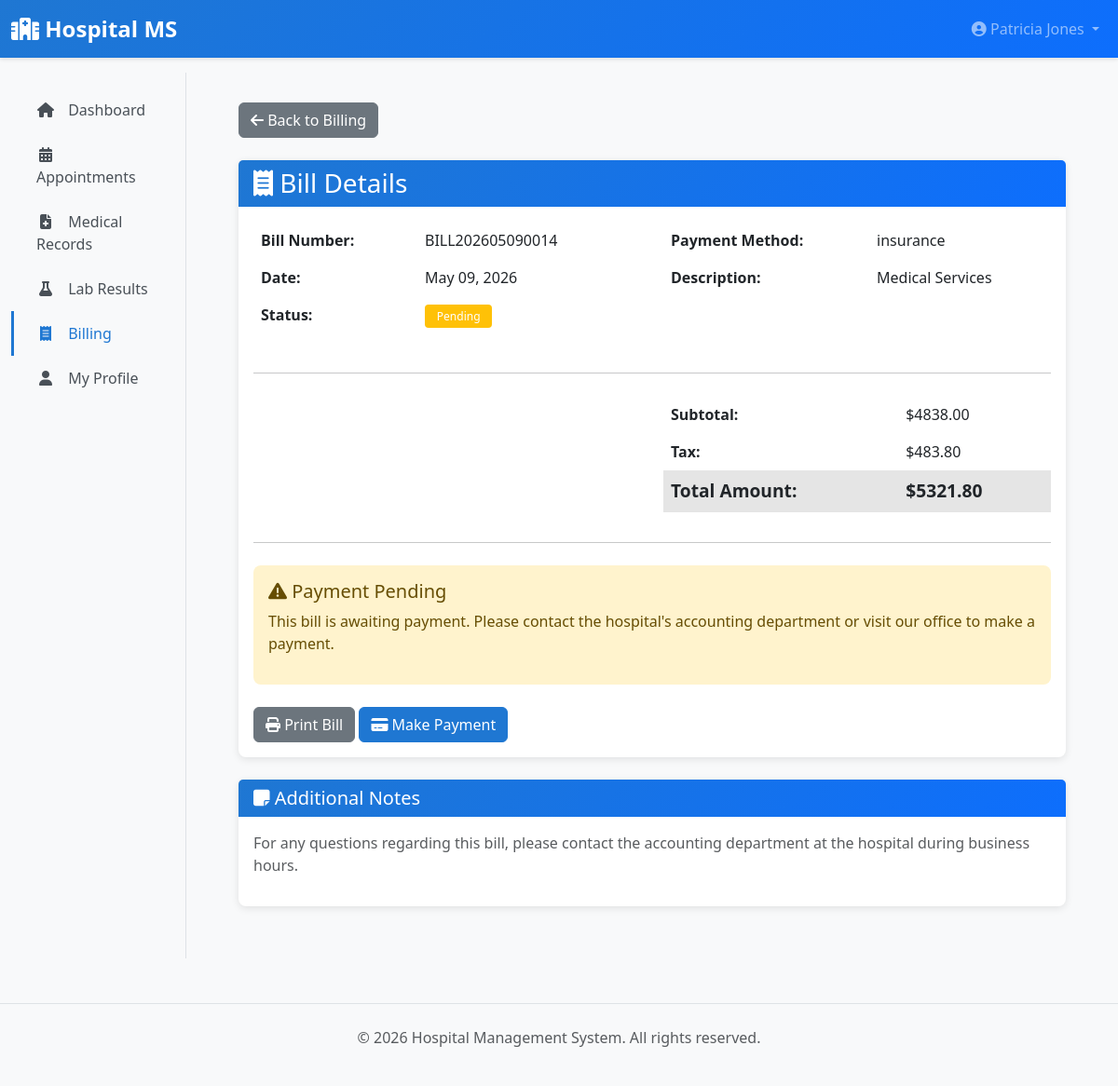
Page /patient/bill/15 (signed in) on the earlier database version.
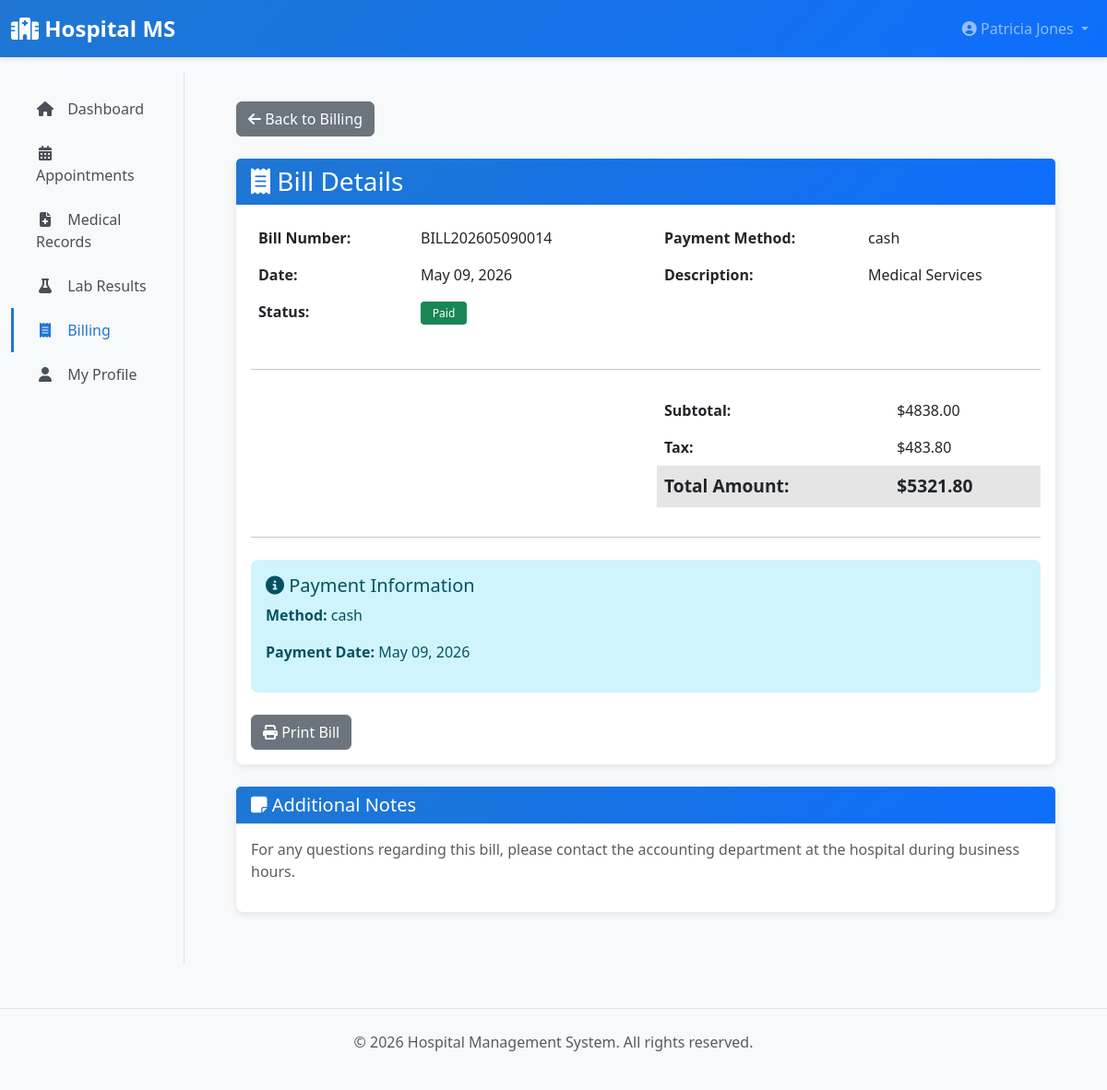
Same page on the later database version.
### app/models/__init__.py (models this page shows, shortened)
class User(UserMixin, db.Model):
    __tablename__ = 'users'
    id = db.Column(db.Integer, primary_key=True)
    username = db.Column(db.String(80), unique=True, nullable=False, index=True)
    email = db.Column(db.String(120), unique=True, nullable=False, index=True)
    password_hash = db.Column(db.String(255), nullable=False)
    first_name = db.Column(db.String(80))
    last_name = db.Column(db.String(80))
    phone = db.Column(db.String(20))
    role = db.Column(db.Enum(UserRole), nullable=False, default=UserRole.PATIENT)
    is_active = db.Column(db.Boolean, default=True)
    created_at = db.Column(db.DateTime, default=datetime.utcnow)
    updated_at = db.Column(db.DateTime, default=datetime.utcnow, onupdate=datetime.utcnow)
    patient = db.relationship('Patient', uselist=False, back_populates='user', foreign_keys='Patient.user_id')
    doctor = db.relationship('Doctor', uselist=False, back_populates='user', foreign_keys='Doctor.user_id')
    lab_staff = db.relationship('LabStaff', uselist=False, back_populates='user', foreign_keys='LabStaff.user_id')
    def get_full_name(self):
        return f"{self.first_name} {self.last_name}".strip()

class BillingRecord(db.Model):
    __tablename__ = 'billing_records'
    id = db.Column(db.Integer, primary_key=True)
    patient_id = db.Column(db.Integer, db.ForeignKey('patients.id'), nullable=False)
    bill_number = db.Column(db.String(30), unique=True, nullable=False)
    description = db.Column(db.Text)
    amount = db.Column(db.Float, nullable=False)
    tax = db.Column(db.Float, default=0.0)
    total_amount = db.Column(db.Float, nullable=False)
    payment_status = db.Column(db.String(20), default='pending')  # pending, paid, partial
    payment_date = db.Column(db.DateTime)
    payment_method = db.Column(db.String(50))  # cash, card, cheque, insurance
    bill_date = db.Column(db.DateTime, default=datetime.utcnow)
    notes = db.Column(db.Text)
    created_at = db.Column(db.DateTime, default=datetime.utcnow)
    patient = db.relationship('Patient', back_populates='billing_records')

### app/blueprints/patient.py (the view)
@patient_bp.route('/bill/<int:bill_id>')
@login_required
@patient_required
def view_bill(bill_id):
    patient = current_user.patient
    bill = BillingRecord.query.get_or_404(bill_id)
    if bill.patient_id != patient.id:
        flash('You do not have permission to view this bill.', 'danger')
        return redirect(url_for('patient.billing'))
    return render_template('patient/view_bill.html', bill=bill)

### app/templates/patient/view_bill.html (shortened to what this page needs)
{% extends "layouts/base.html" %}
{% block content %}
<div class="mb-4">
    <a href="{{ url_for('patient.billing') }}" class="btn btn-secondary">
        <i class="fas fa-arrow-left"></i> Back to Billing
    </a>
</div>
<div class="card">
    <div class="card-header">
        <h3 class="mb-0"><i class="fas fa-receipt"></i> Bill Details</h3>
    </div>
    <div class="card-body">
        <div class="row mb-4">
            <div class="col-md-6">
                <table class="table table-borderless">
                    <tbody>
                        <tr>
                            <td><strong>Bill Number:</strong></td>
                            <td>{{ bill.bill_number }}</td>
                        </tr>
                        <tr>
                            <td><strong>Date:</strong></td>
                            <td>{{ bill.created_at.strftime('%B %d, %Y') if bill.created_at else '-' }}</td>
                        </tr>
                        <tr>
                            <td><strong>Status:</strong></td>
                            <td>
                                {% if bill.payment_status == 'paid' %}
                                    <span class="badge bg-success">Paid</span>
                                {% elif bill.payment_status == 'pending' %}
                                    <span class="badge bg-warning">Pending</span>
                                {% elif bill.payment_status == 'partial' %}
                                    <span class="badge bg-info">Partial Payment</span>
                                {% else %}
                                    <span class="badge bg-secondary">{{ bill.payment_status }}</span>
                                {% endif %}
                            </td>
                        </tr>
                    </tbody>
                </table>
            </div>
            <div class="col-md-6">
                <table class="table table-borderless">
                    <tbody>
                        <tr>
                            <td><strong>Payment Method:</strong></td>
                            <td>{{ bill.payment_method or 'Not Yet Paid' }}</td>
                        </tr>
                        <tr>
                            <td><strong>Description:</strong></td>
                            <td>{{ bill.description }}</td>
                        </tr>
                    </tbody>
                </table>
            </div>
        </div>
        <hr>
        <div class="row mt-4">
            <div class="col-md-6 ms-auto">
                <table class="table table-borderless">
                    <tbody>
                        <tr>
                            <td><strong>Subtotal:</strong></td>
                            <td>${{ "%.2f"|format(bill.amount) }}</td>
                        </tr>
                        <tr>
                            <td><strong>Tax:</strong></td>
                            <td>${{ "%.2f"|format(bill.tax) }}</td>
                        </tr>
                        <tr class="table-active" style="font-size: 1.2rem;">
                            <td><strong>Total Amount:</strong></td>
                            <td><strong>${{ "%.2f"|format(bill.total_amount) }}</strong></td>
                        </tr>
                    </tbody>
                </table>
            </div>
        </div>
        <hr>
        {% if bill.payment_status != 'pending' %}
        <div class="alert alert-info mt-4">
            <h5><i class="fas fa-info-circle"></i> Payment Information</h5>
            <p><strong>Method:</strong> {{ bill.payment_method }}</p>
            {% if bill.payment_date %}
            <p><strong>Payment Date:</strong> {{ bill.payment_date.strftime('%B %d, %Y') }}</p>
            {% endif %}
        </div>
        {% else %}
        <div class="alert alert-warning mt-4">
            <h5><i class="fas fa-warning"></i> Payment Pending</h5>
            <p>This bill is awaiting payment. Please contact the hospital's accounting department or visit our office to make a payment.</p>
        </div>
        {% endif %}
        <div class="mt-4">
            <button onclick="window.print()" class="btn btn-secondary">
                <i class="fas fa-print"></i> Print Bill
            </button>
            {% if bill.payment_status != 'paid' %}
            <a href="{{ url_for('patient.billing') }}" class="btn btn-primary">
                <i class="fas fa-credit-card"></i> Make Payment
            </a>
            {% endif %}
        </div>
    </div>
</div>
<div class="card mt-4">
    <div class="card-header">
        <h5 class="mb-0"><i class="fas fa-sticky-note"></i> Additional Notes</h5>
    </div>
    <div class="card-body">
        <p class="text-muted">For any questions regarding this bill, please contact the accounting department at the hospital during business hours.</p>
    </div>
</div>
{% endblock %}

### app/templates/layouts/base.html (shortened to what this page needs)
<!DOCTYPE html>
<html lang="en">
<head>
    <link href="https://cdnjs.cloudflare.com/ajax/libs/bootstrap/5.3.0/css/bootstrap.min.css" rel="stylesheet">
    <link href="https://cdnjs.cloudflare.com/ajax/libs/font-awesome/6.4.0/css/all.min.css" rel="stylesheet">
</head>
<body>
    <nav class="navbar navbar-expand-lg navbar-dark sticky-top">
        <div class="container-fluid">
            <a class="navbar-brand" href="{{ url_for('main.dashboard') }}">
                <i class="fas fa-hospital"></i> Hospital MS
            </a>
            <div class="collapse navbar-collapse" id="navbarNav">
                <ul class="navbar-nav ms-auto">
                    {% if current_user.is_authenticated %}
                        <li class="nav-item dropdown">
                            <a class="nav-link dropdown-toggle" href="#" id="userDropdown" role="button" data-bs-toggle="dropdown">
                                <i class="fas fa-user-circle"></i> {{ current_user.get_full_name() or current_user.username }}
                            </a>
                        </li>
                    {% else %}
                        <li class="nav-item">
                            <a class="nav-link" href="{{ url_for('auth.login') }}">Login</a>
                        </li>
                    {% endif %}
                </ul>
            </div>
        </div>
    </nav>
    {% if current_user.is_authenticated %}
        <div class="container-fluid">
            <div class="row">
                <nav class="col-md-3 col-lg-2 d-md-block bg-light sidebar">
                    <div class="position-sticky pt-3">
                        <ul class="nav flex-column">
                            {% if current_user.role.value == 'admin' %}
                                <li class="nav-item">
                                    <a class="nav-link {% if request.endpoint == 'admin.dashboard' %}active{% endif %}" href="{{ url_for('admin.dashboard') }}">
                                        <i class="fas fa-home"></i> Dashboard
                                    </a>
                                </li>
                                <li class="nav-item">
                                    <a class="nav-link {% if request.endpoint in ['admin.users_list', 'admin.create_user', 'admin.edit_user'] %}active{% endif %}" href="{{ url_for('admin.users_list') }}">
                                        <i class="fas fa-users"></i> Users
                                    </a>
                                </li>
                                <li class="nav-item">
                                    <a class="nav-link {% if request.endpoint in ['admin.doctors_list', 'admin.edit_doctor'] %}active{% endif %}" href="{{ url_for('admin.doctors_list') }}">
                                        <i class="fas fa-user-md"></i> Doctors
                                    </a>
                                </li>
                                <li class="nav-item">
                                    <a class="nav-link {% if request.endpoint in ['admin.beds_list', 'admin.create_bed'] %}active{% endif %}" href="{{ url_for('admin.beds_list') }}">
                                        <i class="fas fa-bed"></i> Beds
                                    </a>
                                </li>
                                <li class="nav-item">
                                    <a class="nav-link {% if request.endpoint in ['admin.departments_list', 'admin.create_department'] %}active{% endif %}" href="{{ url_for('admin.departments_list') }}">
                                        <i class="fas fa-sitemap"></i> Departments
                                    </a>
                                </li>
                                <li class="nav-item">
                                    <a class="nav-link {% if request.endpoint in ['admin.insurances_list', 'admin.create_insurance'] %}active{% endif %}" href="{{ url_for('admin.insurances_list') }}">
                                        <i class="fas fa-hand-holding-medical"></i> Insurances
                                    </a>
                                </li>
                                <li class="nav-item">
                                    <a class="nav-link {% if request.endpoint == 'admin.audit_logs' %}active{% endif %}" href="{{ url_for('admin.audit_logs') }}">
                                        <i class="fas fa-history"></i> Audit Logs
                                    </a>
                                </li>
                                <li class="nav-item">
                                    <a class="nav-link {% if request.endpoint in ['admin.lab_tests_list', 'admin.create_lab_test'] %}active{% endif %}" href="{{ url_for('admin.lab_tests_list') }}">
                                        <i class="fas fa-flask"></i> Lab Tests
                                    </a>
                                </li>
                                <li class="nav-item">
                                    <a class="nav-link {% if request.endpoint == 'admin.reports' %}active{% endif %}" href="{{ url_for('admin.reports') }}">
                                        <i class="fas fa-chart-bar"></i> Reports
                                    </a>
                                </li>
                            {% else %}
                                <li class="nav-item">
                                    <a class="nav-link {% if request.endpoint == 'patient.dashboard' %}active{% endif %}" href="{{ url_for('patient.dashboard') }}">
                                        <i class="fas fa-home"></i> Dashboard
                                    </a>
                                </li>
                                <li class="nav-item">
                                    <a class="nav-link {% if request.endpoint in ['patient.appointments', 'patient.view_appointment'] %}active{% endif %}" href="{{ url_for('patient.appointments') }}">
                                        <i class="fas fa-calendar-alt"></i> Appointments
                                    </a>
                                </li>
                                <li class="nav-item">
                                    <a class="nav-link {% if request.endpoint in ['patient.medical_records', 'patient.view_medical_record'] %}active{% endif %}" href="{{ url_for('patient.medical_records') }}">
                                        <i class="fas fa-file-medical"></i> Medical Records
                                    </a>
                                </li>
                                <li class="nav-item">
                                    <a class="nav-link {% if request.endpoint in ['patient.lab_results', 'patient.view_lab_result'] %}active{% endif %}" href="{{ url_for('patient.lab_results') }}">
                                        <i class="fas fa-flask"></i> Lab Results
                                    </a>
                                </li>
                                <li class="nav-item">
                                    <a class="nav-link {% if request.endpoint in ['patient.billing', 'patient.view_bill'] %}active{% endif %}" href="{{ url_for('patient.billing') }}">
                                        <i class="fas fa-receipt"></i> Billing
                                    </a>
                                </li>
                                <li class="nav-item">
                                    <a class="nav-link {% if request.endpoint in ['patient.profile', 'patient.edit_profile'] %}active{% endif %}" href="{{ url_for('patient.profile') }}">
                                        <i class="fas fa-user"></i> My Profile
                                    </a>
                                </li>
                            {% endif %}
                        </ul>
                    </div>
                </nav>
                <main class="col-md-9 ms-sm-auto col-lg-10 px-md-4">
                    <div class="main-content">
                        {% block content %}{% endblock %}
                    </div>
                </main>
            </div>
        </div>
    {% else %}
        <div style="min-height: calc(100vh - 70px); padding: 2rem;">
            {% block auth_content %}{% endblock %}
        </div>
    {% endif %}
    <footer class="bg-light py-4 mt-5 border-top">
        <div class="container text-center text-muted">
            <p>&copy; 2026 Hospital Management System. All rights reserved.</p>
        </div>
    </footer>
</body>
</html>

Differences in the rows shown:
changed BillingRecord "BILL202605090014": payment_status "pending" → "paid" (drawn); payment_method "insurance" → "cash"; payment_method (not shown) → "cash"; payment_date (not shown) → "May 09, 2026"
Other differences:
text no longer shown: "Pending Payment Pending This bill is awaiting payment. Please contact the hospital's accounting department or visit our office to make a payment. Make Payment"
text now shown: "Paid Payment Information Method: Payment Date:"
